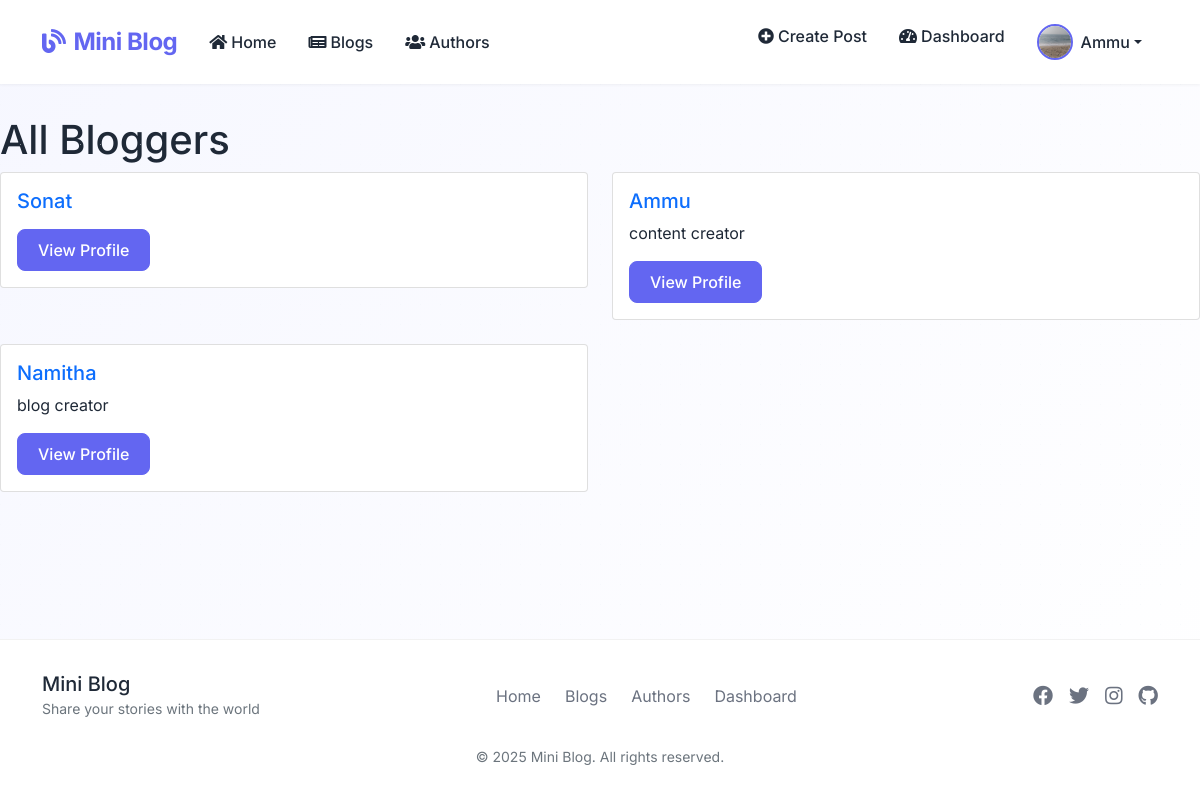
Page /blog/bloggers/ (signed in) on the committed database.
### app/models.py (models this page shows, shortened)
class Author(models.Model):
    user = models.OneToOneField(User, on_delete=models.CASCADE)
    bio = models.TextField(max_length=500, help_text="Enter your biography", blank=True)
    profile_picture = models.ImageField(upload_to='profile_pics/', default='profile_pics/default.png')

### app/views.py (the view)
# urls.py: path('blog/bloggers/', views.AuthorListView.as_view(), name='author-list'),
class AuthorListView(generic.ListView):
    model = Author
    template_name = 'app/author_list.html'
    context_object_name = 'authors'

### app/templates/app/author_list.html (shortened to what this page needs)
{% extends "app/base.html" %}
{% block content %}
<h1>All Bloggers</h1>
<div class="row">
    {% for author in authors %}
    <div class="col-md-6 mb-4">
        <div class="card">
            <div class="card-body">
                <h5 class="card-title">
                    <a href="{% url 'app:author-detail' author.pk %}" class="text-decoration-none">{{ author.user.username }}</a>
                </h5>
                <p class="card-text">{{ author.bio|truncatewords:30 }}</p>
                <a href="{% url 'app:author-detail' author.pk %}" class="btn btn-primary">View Profile</a>
            </div>
        </div>
    </div>
    {% empty %}
    <div class="col-12">
        <p>No bloggers available.</p>
    </div>
    {% endfor %}
</div>
{% endblock %}

### app/templates/app/base.html (shortened to what this page needs)
<!DOCTYPE html>
<html lang="en">
<head>
    <link href="https://cdn.jsdelivr.net/npm/bootstrap@5.1.3/dist/css/bootstrap.min.css" rel="stylesheet">
    <link href="https://cdnjs.cloudflare.com/ajax/libs/font-awesome/5.15.4/css/all.min.css" rel="stylesheet">
</head>
<body>
    <nav class="navbar navbar-expand-lg navbar-light sticky-top">
        <div class="container">
            <a class="navbar-brand" href="{% url 'app:index' %}">
                <i class="fas fa-blog me-2"></i>Mini Blog
            </a>
            <div class="collapse navbar-collapse" id="navbarNav">
                <ul class="navbar-nav me-auto">
                    <li class="nav-item">
                        <a class="nav-link" href="{% url 'app:index' %}">
                            <i class="fas fa-home me-1"></i>Home
                        </a>
                    </li>
                    <li class="nav-item">
                        <a class="nav-link" href="{% url 'app:blog-list' %}">
                            <i class="fas fa-newspaper me-1"></i>Blogs
                        </a>
                    </li>
                    <li class="nav-item">
                        <a class="nav-link" href="{% url 'app:author-list' %}">
                            <i class="fas fa-users me-1"></i>Authors
                        </a>
                    </li>
                </ul>
                <ul class="navbar-nav">
                    {% if user.is_authenticated %}
                    <li class="nav-item">
                        <a class="nav-link" href="{% url 'app:blog-create' %}">
                            <i class="fas fa-plus-circle me-1"></i>Create Post
                        </a>
                    </li>
                    <li class="nav-item">
                        <a class="nav-link" href="{% url 'app:author-dashboard' %}">
                            <i class="fas fa-tachometer-alt me-1"></i>Dashboard
                        </a>
                    </li>
                    <li class="nav-item dropdown">
                        <a class="nav-link dropdown-toggle d-flex align-items-center" href="#" id="navbarDropdown" role="button" data-bs-toggle="dropdown">
                            <img src="{{ user.author.profile_picture.url }}" alt="Profile" class="nav-profile-img me-2">
                            {{ user.username }}
                        </a>
                    </li>
                    {% endif %}
                </ul>
            </div>
        </div>
    </nav>
    <main class="main-content">
        {% block content %}{% endblock %}
    </main>
    <footer class="footer">
        <div class="container">
            <div class="footer-content">
                <div class="footer-brand">
                    <h5 class="mb-0">Mini Blog</h5>
                    <small class="text-muted">Share your stories with the world</small>
                </div>
                <ul class="footer-links">
                    <li><a href="{% url 'app:index' %}">Home</a></li>
                    <li><a href="{% url 'app:blog-list' %}">Blogs</a></li>
                    <li><a href="{% url 'app:author-list' %}">Authors</a></li>
                    {% if user.is_authenticated %}
                    <li><a href="{% url 'app:author-dashboard' %}">Dashboard</a></li>
                    {% endif %}
                </ul>
                <div class="footer-social">
                    <a href="#" title="Facebook"><i class="fab fa-facebook"></i></a>
                    <a href="#" title="Twitter"><i class="fab fa-twitter"></i></a>
                    <a href="#" title="Instagram"><i class="fab fa-instagram"></i></a>
                    <a href="#" title="GitHub"><i class="fab fa-github"></i></a>
                </div>
            </div>
            <div class="text-center mt-4">
                <small class="text-muted">&copy; {% now "Y" %} Mini Blog. All rights reserved.</small>
            </div>
        </div>
    </footer>
</body>
</html>

### app/templates/app/base.html (style rules this page uses)
:root { --primary-color: #6366f1; --primary-rgb: 99, 102, 241; --secondary-color: #4f46e5; --text-primary: #1f2937; --text-secondary: #6b7280; --background-soft: #f3f4f6; --background-gradient: linear-gradient(135deg, #f6f7ff 0%, #ffffff 100%); }
body { font-family: 'Inter', system-ui, -apple-system, "Segoe UI", Roboto, "Helvetica Neue", Arial, sans-serif; color: var(--text-primary); line-height: 1.5; background: var(--background-gradient); min-height: 100vh; display: flex; flex-direction: column; }
.navbar { background: rgba(255, 255, 255, 0.95); backdrop-filter: blur(10px); box-shadow: 0 1px 3px rgba(0, 0, 0, 0.05); padding: 1rem 0; position: sticky; top: 0; z-index: 1000; }
.navbar-brand { font-weight: 700; font-size: 1.5rem; color: var(--primary-color) !important; letter-spacing: -0.5px; }
.nav-link { color: var(--text-primary) !important; font-weight: 500; padding: 0.5rem 1rem !important; border-radius: 0.5rem; transition: all 0.3s ease; }
.btn-primary { background-color: var(--primary-color); border-color: var(--primary-color); padding: 0.5rem 1.25rem; font-weight: 500; border-radius: 0.5rem; transition: all 0.3s ease; }
.nav-profile-img { width: 36px; height: 36px; border-radius: 50%; object-fit: cover; border: 2px solid var(--primary-color); transition: transform 0.3s ease; }
.main-content { flex: 1; padding: 2rem 0; position: relative; }
.main-content::before { content: ''; position: absolute; top: 0; left: 0; right: 0; bottom: 0; opacity: 0.5; pointer-events: none; }
.footer { background: rgba(255, 255, 255, 0.95); backdrop-filter: blur(10px); padding: 2rem 0; margin-top: auto; border-top: 1px solid rgba(0, 0, 0, 0.05); }
.footer-content { display: flex; justify-content: space-between; align-items: center; }
.footer-links { list-style: none; padding: 0; margin: 0; display: flex; gap: 1.5rem; }
.footer-links a { color: var(--text-secondary); text-decoration: none; transition: color 0.3s ease; }
.footer-social { display: flex; gap: 1rem; }
.footer-social a { color: var(--text-secondary); font-size: 1.25rem; transition: all 0.3s ease; }

### rows in the picture
Author: user.username "Sonat"
Author: user.username "Ammu", bio "content creator"
Author: user.username "Namitha", bio "blog creator"

### other values in the picture
{{ user.username }} "Ammu"
